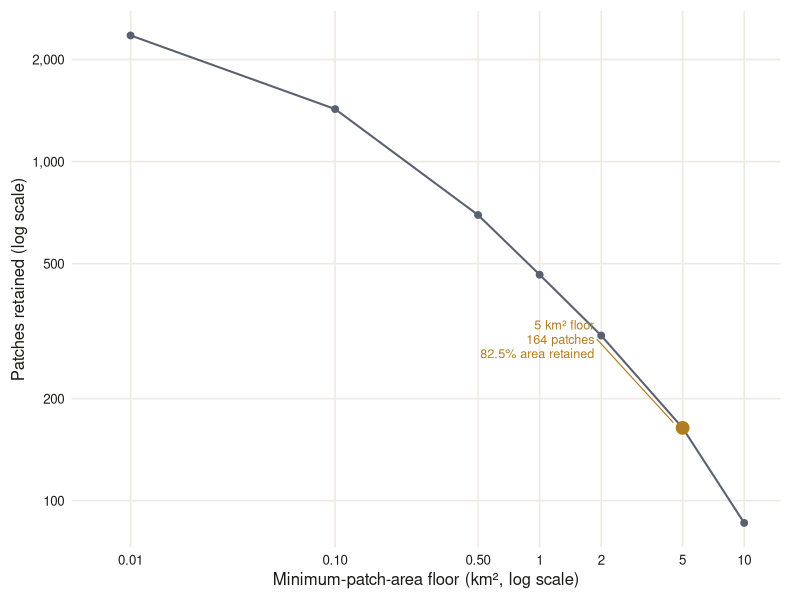

This figure's R source:
## ---- chunk 1
#| label: fig-floor-scan
#| echo: false
#| message: false
#| warning: false
#| fig-cap: "Patch count against the minimum-area floor. Each candidate floor is plotted with the number of patches that survive it; the 5 km² choice (marked) keeps 164 patches and 82.5% of all protected area. The curve is a smooth continuum with no natural break, so the floor is set by the puma home-range scale rather than by a gap in the data. Source: Decision 32 floor scan (tbl_17)."
#| fig-alt: "A line chart on a log vertical axis showing the number of protected patches surviving each minimum-area floor from 0.01 to 10 square kilometres. The count falls smoothly from about 2,356 patches to 86 with no sharp break. The 5 square kilometre floor is marked with a point and label reading 164 patches, 82.5 percent area retained."

library(ggplot2)

# Decision 32 floor scan (tbl_17) — inlined; no disk read, no geometry.
floor_scan <- data.frame(
  floor_km2      = c(0.01, 0.10, 0.50, 1.00, 2.00, 5.00, 10.00),
  patches_kept   = c(2356, 1429, 696, 464, 307, 164, 86),
  area_retained  = c(99.9, 99.3, 96.5, 93.7, 90.0, 82.5, 73.7)
)

col_line   <- "#5a6070"  # slate
col_choice <- "#b07d20"  # amber — the chosen floor
col_ink    <- "#1a1a18"

chosen <- floor_scan[floor_scan$floor_km2 == 5.00, ]

ggplot(floor_scan, aes(x = floor_km2, y = patches_kept)) +
  geom_line(color = col_line, linewidth = 0.7) +
  geom_point(color = col_line, size = 2) +
  geom_point(data = chosen, color = col_choice, size = 4) +
  annotate(
    "segment", x = 1.9, xend = 4.5, y = 300, yend = 170,
    color = col_choice, linewidth = 0.4
  ) +
  annotate(
    "text", x = 1.85, y = 300,
    label = "5 km² floor\n164 patches\n82.5% area retained",
    hjust = 1, vjust = 0.5, size = 3.2, color = col_choice, lineheight = 0.95
  ) +
  scale_x_log10(
    breaks = floor_scan$floor_km2,
    labels = c("0.01", "0.10", "0.50", "1", "2", "5", "10"),
    limits = c(0.006, 12),
    expand = expansion(mult = c(0.02, 0.03))
  ) +
  scale_y_log10(
    breaks = c(100, 200, 500, 1000, 2000),
    labels = scales::comma
  ) +
  labs(
    x = "Minimum-patch-area floor (km², log scale)",
    y = "Patches retained (log scale)"
  ) +
  theme_minimal(base_size = 12) +
  theme(
    panel.grid.minor = element_blank(),
    panel.grid.major = element_line(color = "#edeae3"),
    axis.title = element_text(color = col_ink),
    axis.text  = element_text(color = col_ink),
    plot.margin = margin(8, 14, 8, 8)
  )
